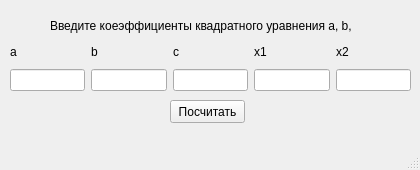
<?xml version="1.0" encoding="UTF-8"?>
<ui version="4.0">
 <class>MainWindow</class>
 <widget class="QMainWindow" name="MainWindow">
  <property name="geometry">
   <rect>
    <x>0</x>
    <y>0</y>
    <width>420</width>
    <height>170</height>
   </rect>
  </property>
  <property name="minimumSize">
   <size>
    <width>420</width>
    <height>170</height>
   </size>
  </property>
  <property name="maximumSize">
   <size>
    <width>420</width>
    <height>170</height>
   </size>
  </property>
  <property name="windowTitle">
   <string>quadratic equation</string>
  </property>
  <widget class="QWidget" name="centralwidget">
   <widget class="QLabel" name="label">
    <property name="geometry">
     <rect>
      <x>50</x>
      <y>10</y>
      <width>301</width>
      <height>31</height>
     </rect>
    </property>
    <property name="text">
     <string>Введите коеэффициенты квадратного уравнения a, b, c</string>
    </property>
   </widget>
   <widget class="QWidget" name="horizontalLayoutWidget">
    <property name="geometry">
     <rect>
      <x>10</x>
      <y>40</y>
      <width>401</width>
      <height>51</height>
     </rect>
    </property>
    <layout class="QHBoxLayout" name="horizontalLayout">
     <item>
      <layout class="QVBoxLayout" name="verticalLayout_4">
       <item>
        <widget class="QLabel" name="label_4">
         <property name="text">
          <string>a</string>
         </property>
        </widget>
       </item>
       <item>
        <widget class="QLineEdit" name="le_a"/>
       </item>
      </layout>
     </item>
     <item>
      <layout class="QVBoxLayout" name="verticalLayout_6">
       <item>
        <widget class="QLabel" name="label_6">
         <property name="text">
          <string>b</string>
         </property>
        </widget>
       </item>
       <item>
        <widget class="QLineEdit" name="le_b"/>
       </item>
      </layout>
     </item>
     <item>
      <layout class="QVBoxLayout" name="verticalLayout_5">
       <item>
        <widget class="QLabel" name="label_5">
         <property name="text">
          <string>c</string>
         </property>
        </widget>
       </item>
       <item>
        <widget class="QLineEdit" name="le_c"/>
       </item>
      </layout>
     </item>
     <item>
      <layout class="QVBoxLayout" name="verticalLayout_3">
       <item>
        <widget class="QLabel" name="label_3">
         <property name="text">
          <string>x1</string>
         </property>
        </widget>
       </item>
       <item>
        <widget class="QLineEdit" name="le_x1"/>
       </item>
      </layout>
     </item>
     <item>
      <layout class="QVBoxLayout" name="verticalLayout_2">
       <item>
        <widget class="QLabel" name="label_2">
         <property name="text">
          <string>x2</string>
         </property>
        </widget>
       </item>
       <item>
        <widget class="QLineEdit" name="le_x2"/>
       </item>
      </layout>
     </item>
    </layout>
   </widget>
   <widget class="QPushButton" name="btn_calc">
    <property name="geometry">
     <rect>
      <x>170</x>
      <y>100</y>
      <width>75</width>
      <height>23</height>
     </rect>
    </property>
    <property name="text">
     <string>Посчитать</string>
    </property>
   </widget>
  </widget>
  <widget class="QMenuBar" name="menubar">
   <property name="geometry">
    <rect>
     <x>0</x>
     <y>0</y>
     <width>420</width>
     <height>21</height>
    </rect>
   </property>
  </widget>
  <widget class="QStatusBar" name="statusbar"/>
 </widget>
 <resources/>
 <connections/>
</ui>
